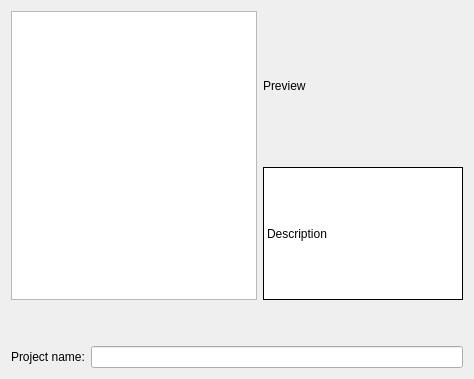
<ui version="4.0" >
 <class>choice</class>
 <widget class="QWidget" name="choice" >
  <property name="geometry" >
   <rect>
    <x>0</x>
    <y>0</y>
    <width>474</width>
    <height>379</height>
   </rect>
  </property>
  <layout class="QGridLayout" name="gridLayout" >
   <item row="0" column="0" >
    <layout class="QVBoxLayout" name="verticalLayout_2" >
     <item>
      <layout class="QHBoxLayout" name="horizontalLayout" >
       <item>
        <widget class="QTreeView" name="appTree" />
       </item>
       <item>
        <layout class="QVBoxLayout" name="verticalLayout" >
         <item>
          <widget class="QLabel" name="pictureLabel" >
           <property name="minimumSize" >
            <size>
             <width>200</width>
             <height>150</height>
            </size>
           </property>
           <property name="text" >
            <string comment="Do not translate" >Preview</string>
           </property>
           <property name="scaledContents" >
            <bool>true</bool>
           </property>
          </widget>
         </item>
         <item>
          <widget class="QLabel" name="descriptionLabel" >
           <property name="minimumSize" >
            <size>
             <width>200</width>
             <height>130</height>
            </size>
           </property>
           <property name="palette" >
            <palette>
             <active>
              <colorrole role="WindowText" >
               <brush brushstyle="SolidPattern" >
                <color alpha="255" >
                 <red>0</red>
                 <green>0</green>
                 <blue>0</blue>
                </color>
               </brush>
              </colorrole>
              <colorrole role="Button" >
               <brush brushstyle="SolidPattern" >
                <color alpha="255" >
                 <red>255</red>
                 <green>255</green>
                 <blue>255</blue>
                </color>
               </brush>
              </colorrole>
              <colorrole role="Light" >
               <brush brushstyle="SolidPattern" >
                <color alpha="255" >
                 <red>255</red>
                 <green>255</green>
                 <blue>255</blue>
                </color>
               </brush>
              </colorrole>
              <colorrole role="Midlight" >
               <brush brushstyle="SolidPattern" >
                <color alpha="255" >
                 <red>255</red>
                 <green>255</green>
                 <blue>255</blue>
                </color>
               </brush>
              </colorrole>
              <colorrole role="Dark" >
               <brush brushstyle="SolidPattern" >
                <color alpha="255" >
                 <red>127</red>
                 <green>127</green>
                 <blue>127</blue>
                </color>
               </brush>
              </colorrole>
              <colorrole role="Mid" >
               <brush brushstyle="SolidPattern" >
                <color alpha="255" >
                 <red>170</red>
                 <green>170</green>
                 <blue>170</blue>
                </color>
               </brush>
              </colorrole>
              <colorrole role="Text" >
               <brush brushstyle="SolidPattern" >
                <color alpha="255" >
                 <red>0</red>
                 <green>0</green>
                 <blue>0</blue>
                </color>
               </brush>
              </colorrole>
              <colorrole role="BrightText" >
               <brush brushstyle="SolidPattern" >
                <color alpha="255" >
                 <red>255</red>
                 <green>255</green>
                 <blue>255</blue>
                </color>
               </brush>
              </colorrole>
              <colorrole role="ButtonText" >
               <brush brushstyle="SolidPattern" >
                <color alpha="255" >
                 <red>0</red>
                 <green>0</green>
                 <blue>0</blue>
                </color>
               </brush>
              </colorrole>
              <colorrole role="Base" >
               <brush brushstyle="SolidPattern" >
                <color alpha="255" >
                 <red>255</red>
                 <green>255</green>
                 <blue>255</blue>
                </color>
               </brush>
              </colorrole>
              <colorrole role="Window" >
               <brush brushstyle="SolidPattern" >
                <color alpha="255" >
                 <red>255</red>
                 <green>255</green>
                 <blue>255</blue>
                </color>
               </brush>
              </colorrole>
              <colorrole role="Shadow" >
               <brush brushstyle="SolidPattern" >
                <color alpha="255" >
                 <red>0</red>
                 <green>0</green>
                 <blue>0</blue>
                </color>
               </brush>
              </colorrole>
              <colorrole role="AlternateBase" >
               <brush brushstyle="SolidPattern" >
                <color alpha="255" >
                 <red>255</red>
                 <green>255</green>
                 <blue>255</blue>
                </color>
               </brush>
              </colorrole>
              <colorrole role="ToolTipBase" >
               <brush brushstyle="SolidPattern" >
                <color alpha="255" >
                 <red>255</red>
                 <green>255</green>
                 <blue>220</blue>
                </color>
               </brush>
              </colorrole>
              <colorrole role="ToolTipText" >
               <brush brushstyle="SolidPattern" >
                <color alpha="255" >
                 <red>0</red>
                 <green>0</green>
                 <blue>0</blue>
                </color>
               </brush>
              </colorrole>
             </active>
             <inactive>
              <colorrole role="WindowText" >
               <brush brushstyle="SolidPattern" >
                <color alpha="255" >
                 <red>0</red>
                 <green>0</green>
                 <blue>0</blue>
                </color>
               </brush>
              </colorrole>
              <colorrole role="Button" >
               <brush brushstyle="SolidPattern" >
                <color alpha="255" >
                 <red>255</red>
                 <green>255</green>
                 <blue>255</blue>
                </color>
               </brush>
              </colorrole>
              <colorrole role="Light" >
               <brush brushstyle="SolidPattern" >
                <color alpha="255" >
                 <red>255</red>
                 <green>255</green>
                 <blue>255</blue>
                </color>
               </brush>
              </colorrole>
              <colorrole role="Midlight" >
               <brush brushstyle="SolidPattern" >
                <color alpha="255" >
                 <red>255</red>
                 <green>255</green>
                 <blue>255</blue>
                </color>
               </brush>
              </colorrole>
              <colorrole role="Dark" >
               <brush brushstyle="SolidPattern" >
                <color alpha="255" >
                 <red>127</red>
                 <green>127</green>
                 <blue>127</blue>
                </color>
               </brush>
              </colorrole>
              <colorrole role="Mid" >
               <brush brushstyle="SolidPattern" >
                <color alpha="255" >
                 <red>170</red>
                 <green>170</green>
                 <blue>170</blue>
                </color>
               </brush>
              </colorrole>
              <colorrole role="Text" >
               <brush brushstyle="SolidPattern" >
                <color alpha="255" >
                 <red>0</red>
                 <green>0</green>
                 <blue>0</blue>
                </color>
               </brush>
              </colorrole>
              <colorrole role="BrightText" >
               <brush brushstyle="SolidPattern" >
                <color alpha="255" >
                 <red>255</red>
                 <green>255</green>
                 <blue>255</blue>
                </color>
               </brush>
              </colorrole>
              <colorrole role="ButtonText" >
               <brush brushstyle="SolidPattern" >
                <color alpha="255" >
                 <red>0</red>
                 <green>0</green>
                 <blue>0</blue>
                </color>
               </brush>
              </colorrole>
              <colorrole role="Base" >
               <brush brushstyle="SolidPattern" >
                <color alpha="255" >
                 <red>255</red>
                 <green>255</green>
                 <blue>255</blue>
                </color>
               </brush>
              </colorrole>
              <colorrole role="Window" >
               <brush brushstyle="SolidPattern" >
                <color alpha="255" >
                 <red>255</red>
                 <green>255</green>
                 <blue>255</blue>
                </color>
               </brush>
              </colorrole>
              <colorrole role="Shadow" >
               <brush brushstyle="SolidPattern" >
                <color alpha="255" >
                 <red>0</red>
                 <green>0</green>
                 <blue>0</blue>
                </color>
               </brush>
              </colorrole>
              <colorrole role="AlternateBase" >
               <brush brushstyle="SolidPattern" >
                <color alpha="255" >
                 <red>255</red>
                 <green>255</green>
                 <blue>255</blue>
                </color>
               </brush>
              </colorrole>
              <colorrole role="ToolTipBase" >
               <brush brushstyle="SolidPattern" >
                <color alpha="255" >
                 <red>255</red>
                 <green>255</green>
                 <blue>220</blue>
                </color>
               </brush>
              </colorrole>
              <colorrole role="ToolTipText" >
               <brush brushstyle="SolidPattern" >
                <color alpha="255" >
                 <red>0</red>
                 <green>0</green>
                 <blue>0</blue>
                </color>
               </brush>
              </colorrole>
             </inactive>
             <disabled>
              <colorrole role="WindowText" >
               <brush brushstyle="SolidPattern" >
                <color alpha="255" >
                 <red>127</red>
                 <green>127</green>
                 <blue>127</blue>
                </color>
               </brush>
              </colorrole>
              <colorrole role="Button" >
               <brush brushstyle="SolidPattern" >
                <color alpha="255" >
                 <red>255</red>
                 <green>255</green>
                 <blue>255</blue>
                </color>
               </brush>
              </colorrole>
              <colorrole role="Light" >
               <brush brushstyle="SolidPattern" >
                <color alpha="255" >
                 <red>255</red>
                 <green>255</green>
                 <blue>255</blue>
                </color>
               </brush>
              </colorrole>
              <colorrole role="Midlight" >
               <brush brushstyle="SolidPattern" >
                <color alpha="255" >
                 <red>255</red>
                 <green>255</green>
                 <blue>255</blue>
                </color>
               </brush>
              </colorrole>
              <colorrole role="Dark" >
               <brush brushstyle="SolidPattern" >
                <color alpha="255" >
                 <red>127</red>
                 <green>127</green>
                 <blue>127</blue>
                </color>
               </brush>
              </colorrole>
              <colorrole role="Mid" >
               <brush brushstyle="SolidPattern" >
                <color alpha="255" >
                 <red>170</red>
                 <green>170</green>
                 <blue>170</blue>
                </color>
               </brush>
              </colorrole>
              <colorrole role="Text" >
               <brush brushstyle="SolidPattern" >
                <color alpha="255" >
                 <red>127</red>
                 <green>127</green>
                 <blue>127</blue>
                </color>
               </brush>
              </colorrole>
              <colorrole role="BrightText" >
               <brush brushstyle="SolidPattern" >
                <color alpha="255" >
                 <red>255</red>
                 <green>255</green>
                 <blue>255</blue>
                </color>
               </brush>
              </colorrole>
              <colorrole role="ButtonText" >
               <brush brushstyle="SolidPattern" >
                <color alpha="255" >
                 <red>127</red>
                 <green>127</green>
                 <blue>127</blue>
                </color>
               </brush>
              </colorrole>
              <colorrole role="Base" >
               <brush brushstyle="SolidPattern" >
                <color alpha="255" >
                 <red>255</red>
                 <green>255</green>
                 <blue>255</blue>
                </color>
               </brush>
              </colorrole>
              <colorrole role="Window" >
               <brush brushstyle="SolidPattern" >
                <color alpha="255" >
                 <red>255</red>
                 <green>255</green>
                 <blue>255</blue>
                </color>
               </brush>
              </colorrole>
              <colorrole role="Shadow" >
               <brush brushstyle="SolidPattern" >
                <color alpha="255" >
                 <red>0</red>
                 <green>0</green>
                 <blue>0</blue>
                </color>
               </brush>
              </colorrole>
              <colorrole role="AlternateBase" >
               <brush brushstyle="SolidPattern" >
                <color alpha="255" >
                 <red>255</red>
                 <green>255</green>
                 <blue>255</blue>
                </color>
               </brush>
              </colorrole>
              <colorrole role="ToolTipBase" >
               <brush brushstyle="SolidPattern" >
                <color alpha="255" >
                 <red>255</red>
                 <green>255</green>
                 <blue>220</blue>
                </color>
               </brush>
              </colorrole>
              <colorrole role="ToolTipText" >
               <brush brushstyle="SolidPattern" >
                <color alpha="255" >
                 <red>0</red>
                 <green>0</green>
                 <blue>0</blue>
                </color>
               </brush>
              </colorrole>
             </disabled>
            </palette>
           </property>
           <property name="autoFillBackground" >
            <bool>true</bool>
           </property>
           <property name="frameShape" >
            <enum>QFrame::Panel</enum>
           </property>
           <property name="text" >
            <string comment="Do not translate" >Description</string>
           </property>
           <property name="scaledContents" >
            <bool>false</bool>
           </property>
           <property name="wordWrap" >
            <bool>true</bool>
           </property>
          </widget>
         </item>
        </layout>
       </item>
      </layout>
     </item>
     <item>
      <spacer name="verticalSpacer" >
       <property name="orientation" >
        <enum>Qt::Vertical</enum>
       </property>
       <property name="sizeType" >
        <enum>QSizePolicy::Minimum</enum>
       </property>
       <property name="sizeHint" stdset="0" >
        <size>
         <width>20</width>
         <height>40</height>
        </size>
       </property>
      </spacer>
     </item>
     <item>
      <layout class="QHBoxLayout" name="horizontalLayout_2" >
       <item>
        <widget class="QLabel" name="nameLabel" >
         <property name="text" >
          <string>Project name:</string>
         </property>
        </widget>
       </item>
       <item>
        <widget class="QLineEdit" name="kcfg_appName" />
       </item>
      </layout>
     </item>
    </layout>
   </item>
  </layout>
 </widget>
 <resources/>
 <connections/>
</ui>
